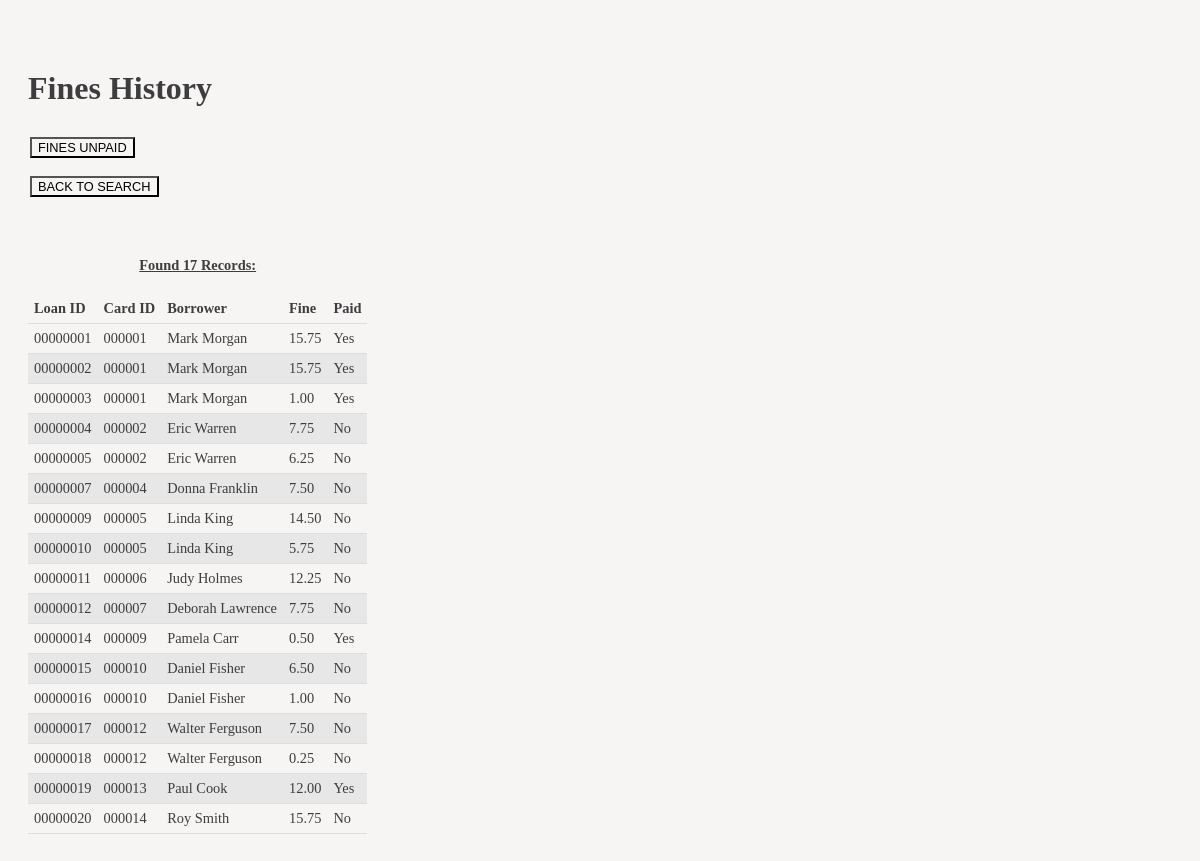
/library/updatefine.php?page=1, run on the app's committed database.
### tables this page shows
CREATE TABLE `FINES` (
  `Loan_id` int(8) UNSIGNED ZEROFILL NOT NULL,
  `Fine_amt` decimal(10,2) NOT NULL,
  `Paid` tinyint(1) NOT NULL DEFAULT '0'
);

CREATE TABLE `BOOK_LOANS` (
  `Loan_id` int(8) UNSIGNED ZEROFILL NOT NULL,
  `Isbn13` varchar(13) NOT NULL,
  `Card_id` int(6) UNSIGNED ZEROFILL NOT NULL,
  `Date_out` date NOT NULL,
  `Due_date` date NOT NULL,
  `Date_in` date NOT NULL
);

CREATE TABLE `BORROWER` (
  `Card_id` int(6) UNSIGNED ZEROFILL NOT NULL,
  `Ssn` varchar(11) NOT NULL,
  `Bname` varchar(255) DEFAULT NULL,
  `Address` varchar(255) DEFAULT NULL,
  `Phone` varchar(50) DEFAULT NULL,
  `Copies_borrow` int(1) DEFAULT NULL
);

### library/updatefine.php (the view, shortened to what this page needs)
<!DOCTYPE html>
<html lang="en">
<head>
    <link rel="stylesheet" type="text/css" href="mycss.css">
</head>
<body>
<?php
	include('config.php');
if(!isset($_GET['page'])){
?>
<h1>Fines unpaid </h1>
<?php
	$query="SELECT BOOK_LOANS.Card_id, Bname, SUM(FINES.Fine_amt) FROM FINES, BOOK_LOANS, BORROWER WHERE FINES.Loan_id=BOOK_LOANS.Loan_id AND BOOK_LOANS.Card_id=BORROWER.Card_id AND FINES.PAID=\"0\" GROUP BY Card_id";
	$res=mysqli_query($conn, $query);
	$row = mysqli_num_rows($res);
?>
	<p class="g3"><a href="updatefine.php?page=1"><button type="button">FINES HISTORY</button></a><br><br>
   <a href="fine.php"><button type="button">BACK TO SEARCH</button></a></p>
     <table>
      <caption>Found <?php echo $row;?> Records:</caption>
        <thead>
            <tr>
                <th>Card ID</th>
                <th>Borrower</th>
                <th>Fine to pay</th>
            </tr>
        </thead>
     	<tbody>
<?php
		while($resArray=mysqli_fetch_array($res)){
?>
    			<tr>
                <td><?php echo $resArray['Card_id']; ?></td>
                <td><?php echo $resArray['Bname']; ?></td>
                <td><?php echo $resArray['SUM(FINES.Fine_amt)']; ?></td>
            </tr>
<?php
	}
?>
		</tbody>
    </table>
<?php
}
else{
?>
	<h1>Fines History</h1>
<?php
   $query="SELECT * FROM FINES, BOOK_LOANS, BORROWER WHERE FINES.Loan_id=BOOK_LOANS.Loan_id AND BOOK_LOANS.Card_id=BORROWER.Card_id";
	$res=mysqli_query($conn, $query);
	$row = mysqli_num_rows($res);
?>
<p class="g3"><a href="updatefine.php"><button type="button">FINES UNPAID</button></a><br><br>
<a href="fine.php"><button type="button">BACK TO SEARCH</button></a></p>
	<table>
        <caption>Found <?php echo $row;?> Records:</caption>
        <thead>
            <tr>
                <th>Loan ID</th>
                <th>Card ID</th>
                <th>Borrower</th>
                <th>Fine</th>
                <th>Paid</th>
            </tr>
        </thead>
     	<tbody>
<?php
	while($resArray=mysqli_fetch_array($res)){
?>
            <tr>
			       <td><?php echo $resArray['Loan_id']; ?></td>
                <td><?php echo $resArray['Card_id']; ?></td>
                <td><?php echo $resArray['Bname']; ?></td>
                <td><?php echo $resArray['Fine_amt']; ?></td>
<?php
    if($resArray['Paid']=='0')
	      echo "<td>No</td>";
   else
	      echo "<td>Yes</td>";
?>
            </tr>
<?php
	}
?>
		</tbody>
    </table>
<?php
}
?>
</body>
</html>

### library/mycss.css (style rules this page uses)
body { background-color: #f6f5f3; color: #3d3d3f; font-family: Times; font-size: 16px; }
h1 { margin: 70px 10px 30px 20px; }
button { font-size: 80%; cursor: pointer; background-color: #f6f5f3; }
a:link, a:visited { color:#3d3d3f; }
caption { font-weight: bold; text-decoration: underline; padding: 20px 0px; }
table { font-size: 90%; border-collapse: collapse; margin-left:20px; margin-right:40px; margin-bottom: 60px; }
th, td { border-bottom: 1px solid #ddd; padding: 6px; text-align: left; }
tr:nth-child(even) { background: #e7e7e7; }
.g3 { margin-left: 22px; margin-bottom: 40px; }

### data on the page
fines: Loan_id.Loan_id "00000001", borrower.Card_id "000001", borrower.Bname "Mark Morgan", Fine_amt "15.75", Paid "Yes"
fines: Loan_id.Loan_id "00000002", borrower.Card_id "000001", borrower.Bname "Mark Morgan", Fine_amt "15.75", Paid "Yes"
fines: Loan_id.Loan_id "00000003", borrower.Card_id "000001", borrower.Bname "Mark Morgan", Fine_amt "1.00", Paid "Yes"
fines: Loan_id.Loan_id "00000004", borrower.Card_id "000002", borrower.Bname "Eric Warren", Fine_amt "7.75", Paid "No"
fines: Loan_id.Loan_id "00000005", borrower.Card_id "000002", borrower.Bname "Eric Warren", Fine_amt "6.25", Paid "No"
fines: Loan_id.Loan_id "00000007", borrower.Card_id "000004", borrower.Bname "Donna Franklin", Fine_amt "7.50", Paid "No"
fines: Loan_id.Loan_id "00000009", borrower.Card_id "000005", borrower.Bname "Linda King", Fine_amt "14.50", Paid "No"
fines: Loan_id.Loan_id "00000010", borrower.Card_id "000005", borrower.Bname "Linda King", Fine_amt "5.75", Paid "No"
fines: Loan_id.Loan_id "00000011", borrower.Card_id "000006", borrower.Bname "Judy Holmes", Fine_amt "12.25", Paid "No"
fines: Loan_id.Loan_id "00000012", borrower.Card_id "000007", borrower.Bname "Deborah Lawrence", Fine_amt "7.75", Paid "No"
fines: Loan_id.Loan_id "00000014", borrower.Card_id "000009", borrower.Bname "Pamela Carr", Fine_amt "0.50", Paid "Yes"
fines: Loan_id.Loan_id "00000015", borrower.Card_id "000010", borrower.Bname "Daniel Fisher", Fine_amt "6.50", Paid "No"
fines: Loan_id.Loan_id "00000016", borrower.Card_id "000010", borrower.Bname "Daniel Fisher", Fine_amt "1.00", Paid "No"
fines: Loan_id.Loan_id "00000017", borrower.Card_id "000012", borrower.Bname "Walter Ferguson", Fine_amt "7.50", Paid "No"
fines: Loan_id.Loan_id "00000018", borrower.Card_id "000012", borrower.Bname "Walter Ferguson", Fine_amt "0.25", Paid "No"
fines: Loan_id.Loan_id "00000019", borrower.Card_id "000013", borrower.Bname "Paul Cook", Fine_amt "12.00", Paid "Yes"
fines: Loan_id.Loan_id "00000020", borrower.Card_id "000014", borrower.Bname "Roy Smith", Fine_amt "15.75", Paid "No"

### other printed values
$row "17"
